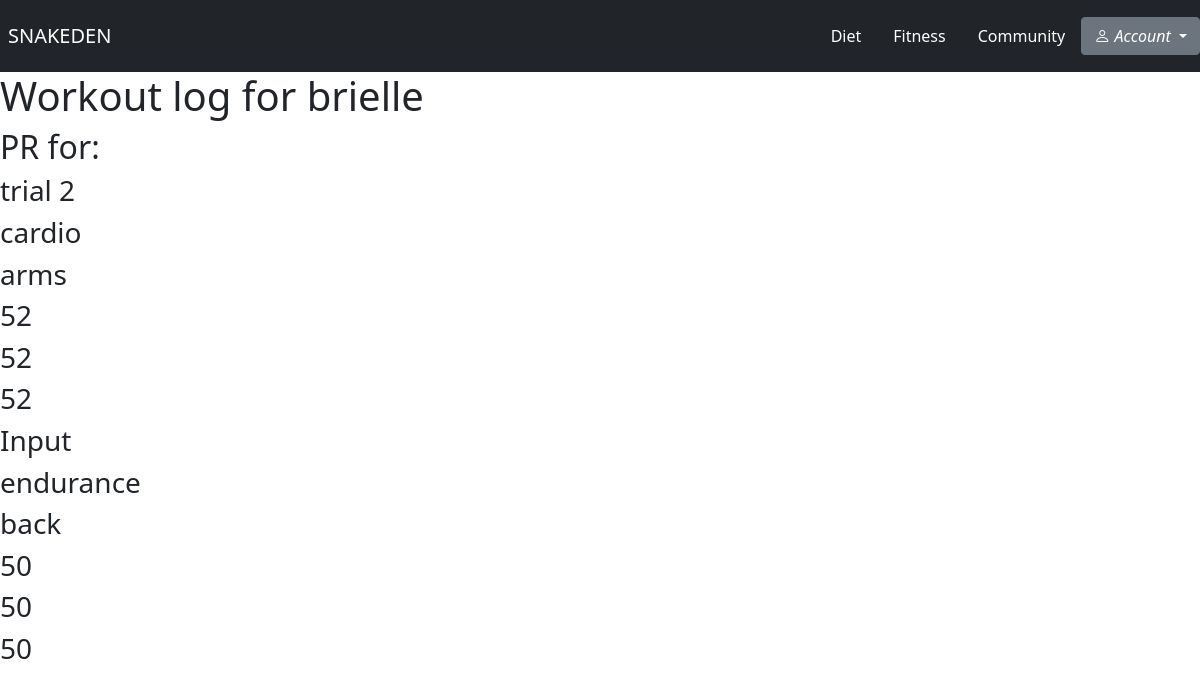
The page /workout_log/ (signed in) on the database as committed earlier.
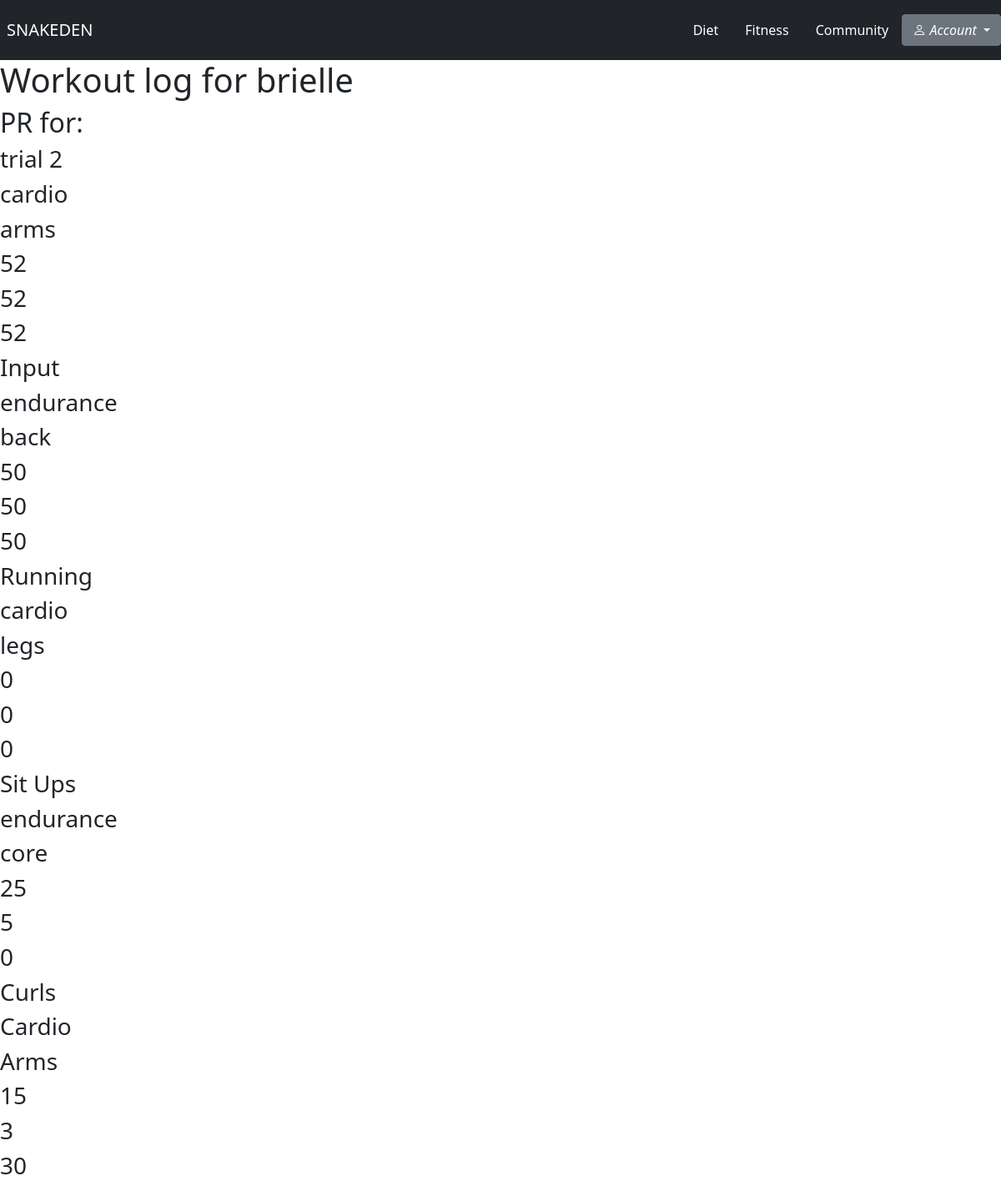
The same page on the database as committed later.
### fitness/models.py (models this page shows)
class Workout(models.Model):
    WORKOUT_TYPE = [
        ('cardio', 'Cardio'),
        ('strength', 'Strength'),
        ('endurance', 'Endurance'),
    ]
    MUSCLE_GROUP = [
        ('arms', 'Arms'),
        ('shoulders', 'Shoulders'),
        ('back', 'Back'),
        ('core', 'Core'),
        ('legs', 'Legs'),
    ]
    workout_type = models.CharField(max_length=50, choices=WORKOUT_TYPE)
    muscle_group = models.CharField(max_length=50, choices=MUSCLE_GROUP)
    exercise_name = models.CharField(max_length=50)
    reps = models.IntegerField()
    sets = models.IntegerField()
    weight = models.IntegerField()
    user = models.ForeignKey(User, on_delete=models.CASCADE)

### users/views.py (the view)
# urls.py: path('workout_log/', userViews.user_workout_data, name='user_workout_data'),
@login_required
def user_workout_data(request):
    workouts = Workout.objects.filter(user=request.user)
    return render(request, 'users/workout_log.html', {'workouts': workouts})

### users/templates/users/workout_log.html
{% extends 'base.html' %}
{% block body %}
    <h1>Workout log for {{ user.username }}</h1>
    <h2>PR for: </h2>
    {% for workout in workouts %}
        <h3>{{ workout.exercise_name }}</h3>
        <h3>{{ workout.workout_type }}</h3>
        <h3>{{ workout.muscle_group }}</h3>
        <h3>{{ workout.reps }}</h3>
        <h3>{{ workout.sets }}</h3>
        <h3>{{ workout.weight }}</h3>
    {% endfor %}
{% endblock %}

Rows that differ between the two databases and show on the page:
added Workout: exercise_name "Running", workout_type "cardio", muscle_group "legs", reps "0", sets "0", weight "0"
added Workout: exercise_name "Sit Ups", workout_type "endurance", muscle_group "core", reps "25", sets "5", weight "0"
added Workout: exercise_name "Curls", workout_type "Cardio", muscle_group "Arms", reps "15", sets "3", weight "30"
